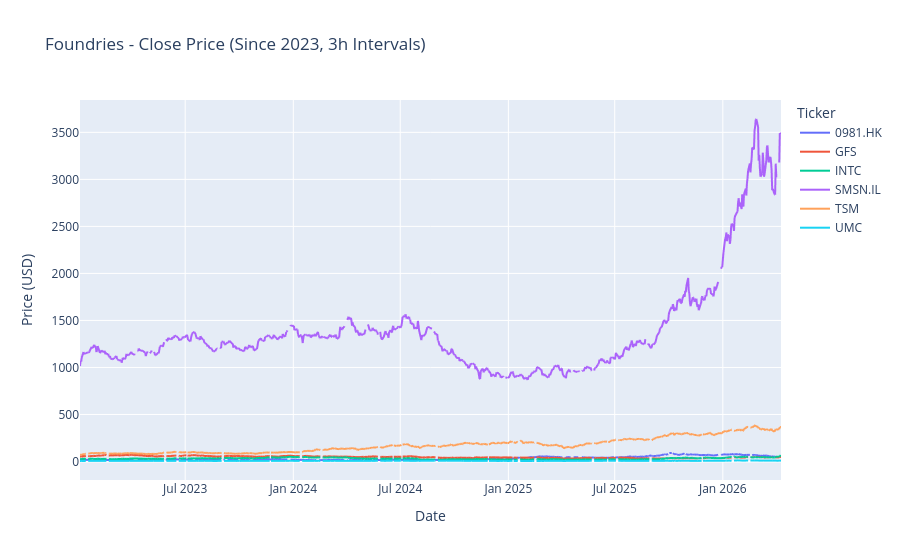
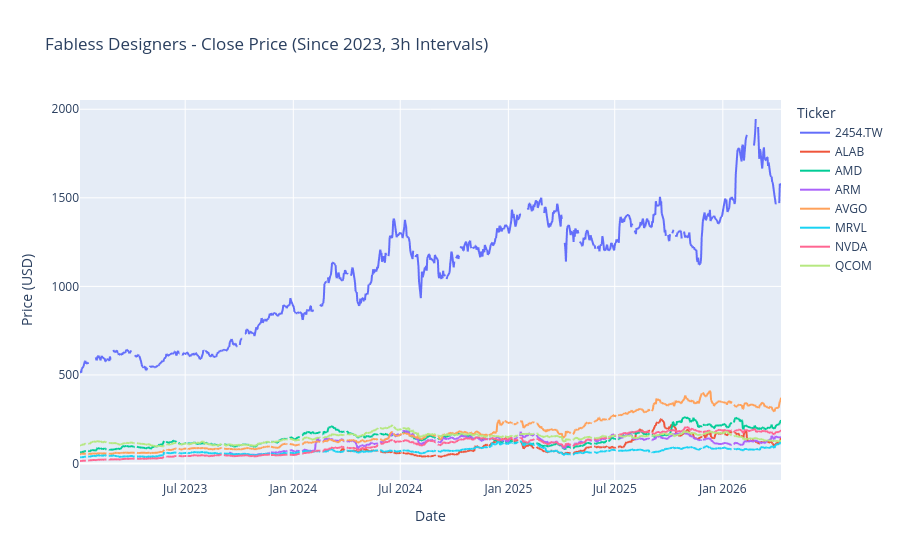
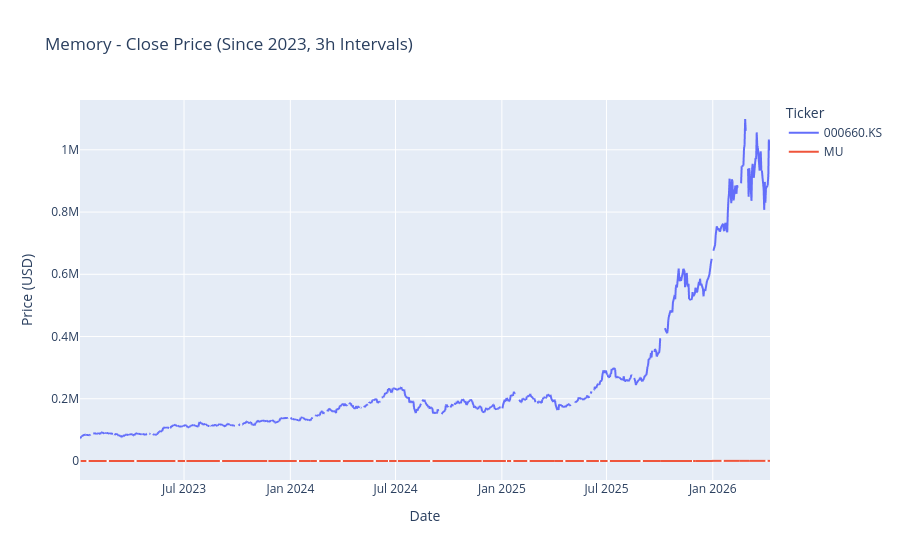
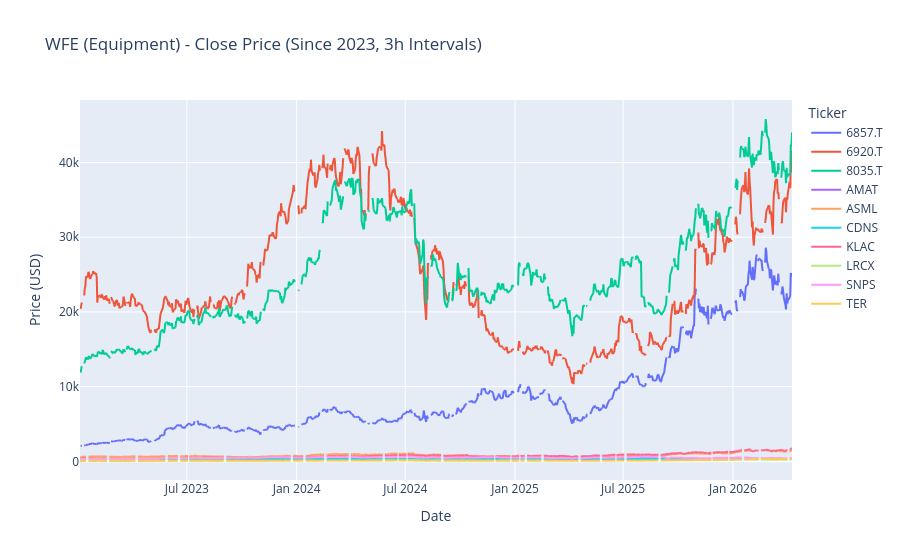

Here is the notebook cell these charts were saved with, in order:
### Code cell
# Download and visualize each sphere with 3h interval
for sphere_name, tickers_dict in spheres.items():
    data = yf.download(list(tickers_dict.keys()), start="2023-01-01", prepost=False, progress=False)['Close']
    
    fig = px.line(data.reset_index(), x='Date', y=data.columns,
                  title=f'{sphere_name} - Close Price (Since 2023, 3h Intervals)',
                  labels={'value': 'Close Price (USD)', 'variable': 'Ticker'})
    fig.update_layout(xaxis_title='Date', yaxis_title='Price (USD)')
    fig.show()

### Figure 1 — Plotly figure (JSON) as saved in the notebook; plotly's stock layout.template omitted (floating-point values rounded to 4 significant figures; data arrays with more than 128 entries replaced by an {"elided": "..."} marker saying what was removed)
{"data": [{"hovertemplate": "Ticker=0981.HK<br>Date=%{x}<br>Close Price (USD)=%{y}<extra></extra>", "legendgroup": "0981.HK", "line": {"color": "#636efa", "dash": "solid"}, "marker": {"symbol": "circle"}, "mode": "lines", "name": "0981.HK", "showlegend": true, "type": "scattergl", "x": {"elided": "844 str values"}, "xaxis": "x", "y": {"elided": "844 float values"}, "yaxis": "y"}, {"hovertemplate": "Ticker=GFS<br>Date=%{x}<br>Close Price (USD)=%{y}<extra></extra>", "legendgroup": "GFS", "line": {"color": "#EF553B", "dash": "solid"}, "marker": {"symbol": "circle"}, "mode": "lines", "name": "GFS", "showlegend": true, "type": "scattergl", "x": {"elided": "844 str values"}, "xaxis": "x", "y": {"elided": "844 float values"}, "yaxis": "y"}, {"hovertemplate": "Ticker=INTC<br>Date=%{x}<br>Close Price (USD)=%{y}<extra></extra>", "legendgroup": "INTC", "line": {"color": "#00cc96", "dash": "solid"}, "marker": {"symbol": "circle"}, "mode": "lines", "name": "INTC", "showlegend": true, "type": "scattergl", "x": {"elided": "844 str values"}, "xaxis": "x", "y": {"elided": "844 float values"}, "yaxis": "y"}, {"hovertemplate": "Ticker=SMSN.IL<br>Date=%{x}<br>Close Price (USD)=%{y}<extra></extra>", "legendgroup": "SMSN.IL", "line": {"color": "#ab63fa", "dash": "solid"}, "marker": {"symbol": "circle"}, "mode": "lines", "name": "SMSN.IL", "showlegend": true, "type": "scattergl", "x": {"elided": "844 str values"}, "xaxis": "x", "y": {"elided": "844 float values"}, "yaxis": "y"}, {"hovertemplate": "Ticker=TSM<br>Date=%{x}<br>Close Price (USD)=%{y}<extra></extra>", "legendgroup": "TSM", "line": {"color": "#FFA15A", "dash": "solid"}, "marker": {"symbol": "circle"}, "mode": "lines", "name": "TSM", "showlegend": true, "type": "scattergl", "x": {"elided": "844 str values"}, "xaxis": "x", "y": {"elided": "844 float values"}, "yaxis": "y"}, {"hovertemplate": "Ticker=UMC<br>Date=%{x}<br>Close Price (USD)=%{y}<extra></extra>", "legendgroup": "UMC", "line": {"color": "#19d3f3", "dash": "solid"}, "marker": {"symbol": "circle"}, "mode": "lines", "name": "UMC", "showlegend": true, "type": "scattergl", "x": {"elided": "844 str values"}, "xaxis": "x", "y": {"elided": "844 float values"}, "yaxis": "y"}], "layout": {"legend": {"title": {"text": "Ticker"}, "tracegroupgap": 0}, "title": {"text": "Foundries - Close Price (Since 2023, 3h Intervals)"}, "xaxis": {"anchor": "y", "domain": [0, 1], "title": {"text": "Date"}}, "yaxis": {"anchor": "x", "domain": [0, 1], "title": {"text": "Price (USD)"}}}}

### Figure 2 — Plotly figure (JSON) as saved in the notebook; plotly's stock layout.template omitted (floating-point values rounded to 4 significant figures; data arrays with more than 128 entries replaced by an {"elided": "..."} marker saying what was removed)
{"data": [{"hovertemplate": "Ticker=2454.TW<br>Date=%{x}<br>Close Price (USD)=%{y}<extra></extra>", "legendgroup": "2454.TW", "line": {"color": "#636efa", "dash": "solid"}, "marker": {"symbol": "circle"}, "mode": "lines", "name": "2454.TW", "showlegend": true, "type": "scattergl", "x": {"elided": "848 str values"}, "xaxis": "x", "y": {"elided": "848 float values"}, "yaxis": "y"}, {"hovertemplate": "Ticker=ALAB<br>Date=%{x}<br>Close Price (USD)=%{y}<extra></extra>", "legendgroup": "ALAB", "line": {"color": "#EF553B", "dash": "solid"}, "marker": {"symbol": "circle"}, "mode": "lines", "name": "ALAB", "showlegend": true, "type": "scattergl", "x": {"elided": "848 str values"}, "xaxis": "x", "y": {"elided": "848 float values"}, "yaxis": "y"}, {"hovertemplate": "Ticker=AMD<br>Date=%{x}<br>Close Price (USD)=%{y}<extra></extra>", "legendgroup": "AMD", "line": {"color": "#00cc96", "dash": "solid"}, "marker": {"symbol": "circle"}, "mode": "lines", "name": "AMD", "showlegend": true, "type": "scattergl", "x": {"elided": "848 str values"}, "xaxis": "x", "y": {"elided": "848 float values"}, "yaxis": "y"}, {"hovertemplate": "Ticker=ARM<br>Date=%{x}<br>Close Price (USD)=%{y}<extra></extra>", "legendgroup": "ARM", "line": {"color": "#ab63fa", "dash": "solid"}, "marker": {"symbol": "circle"}, "mode": "lines", "name": "ARM", "showlegend": true, "type": "scattergl", "x": {"elided": "848 str values"}, "xaxis": "x", "y": {"elided": "848 float values"}, "yaxis": "y"}, {"hovertemplate": "Ticker=AVGO<br>Date=%{x}<br>Close Price (USD)=%{y}<extra></extra>", "legendgroup": "AVGO", "line": {"color": "#FFA15A", "dash": "solid"}, "marker": {"symbol": "circle"}, "mode": "lines", "name": "AVGO", "showlegend": true, "type": "scattergl", "x": {"elided": "848 str values"}, "xaxis": "x", "y": {"elided": "848 float values"}, "yaxis": "y"}, {"hovertemplate": "Ticker=MRVL<br>Date=%{x}<br>Close Price (USD)=%{y}<extra></extra>", "legendgroup": "MRVL", "line": {"color": "#19d3f3", "dash": "solid"}, "marker": {"symbol": "circle"}, "mode": "lines", "name": "MRVL", "showlegend": true, "type": "scattergl", "x": {"elided": "848 str values"}, "xaxis": "x", "y": {"elided": "848 float values"}, "yaxis": "y"}, {"hovertemplate": "Ticker=NVDA<br>Date=%{x}<br>Close Price (USD)=%{y}<extra></extra>", "legendgroup": "NVDA", "line": {"color": "#FF6692", "dash": "solid"}, "marker": {"symbol": "circle"}, "mode": "lines", "name": "NVDA", "showlegend": true, "type": "scattergl", "x": {"elided": "848 str values"}, "xaxis": "x", "y": {"elided": "848 float values"}, "yaxis": "y"}, {"hovertemplate": "Ticker=QCOM<br>Date=%{x}<br>Close Price (USD)=%{y}<extra></extra>", "legendgroup": "QCOM", "line": {"color": "#B6E880", "dash": "solid"}, "marker": {"symbol": "circle"}, "mode": "lines", "name": "QCOM", "showlegend": true, "type": "scattergl", "x": {"elided": "848 str values"}, "xaxis": "x", "y": {"elided": "848 float values"}, "yaxis": "y"}], "layout": {"legend": {"title": {"text": "Ticker"}, "tracegroupgap": 0}, "title": {"text": "Fabless Designers - Close Price (Since 2023, 3h Intervals)"}, "xaxis": {"anchor": "y", "domain": [0, 1], "title": {"text": "Date"}}, "yaxis": {"anchor": "x", "domain": [0, 1], "title": {"text": "Price (USD)"}}}}

### Figure 3 — Plotly figure (JSON) as saved in the notebook; plotly's stock layout.template omitted (floating-point values rounded to 4 significant figures; data arrays with more than 128 entries replaced by an {"elided": "..."} marker saying what was removed)
{"data": [{"hovertemplate": "Ticker=000660.KS<br>Date=%{x}<br>Close Price (USD)=%{y}<extra></extra>", "legendgroup": "000660.KS", "line": {"color": "#636efa", "dash": "solid"}, "marker": {"symbol": "circle"}, "mode": "lines", "name": "000660.KS", "showlegend": true, "type": "scattergl", "x": {"elided": "847 str values"}, "xaxis": "x", "y": {"elided": "847 float values"}, "yaxis": "y"}, {"hovertemplate": "Ticker=MU<br>Date=%{x}<br>Close Price (USD)=%{y}<extra></extra>", "legendgroup": "MU", "line": {"color": "#EF553B", "dash": "solid"}, "marker": {"symbol": "circle"}, "mode": "lines", "name": "MU", "showlegend": true, "type": "scattergl", "x": {"elided": "847 str values"}, "xaxis": "x", "y": {"elided": "847 float values"}, "yaxis": "y"}], "layout": {"legend": {"title": {"text": "Ticker"}, "tracegroupgap": 0}, "title": {"text": "Memory - Close Price (Since 2023, 3h Intervals)"}, "xaxis": {"anchor": "y", "domain": [0, 1], "title": {"text": "Date"}}, "yaxis": {"anchor": "x", "domain": [0, 1], "title": {"text": "Price (USD)"}}}}

### Figure 4 — Plotly figure (JSON) as saved in the notebook; plotly's stock layout.template omitted (floating-point values rounded to 4 significant figures; data arrays with more than 128 entries replaced by an {"elided": "..."} marker saying what was removed)
{"data": [{"hovertemplate": "Ticker=6857.T<br>Date=%{x}<br>Close Price (USD)=%{y}<extra></extra>", "legendgroup": "6857.T", "line": {"color": "#636efa", "dash": "solid"}, "marker": {"symbol": "circle"}, "mode": "lines", "name": "6857.T", "showlegend": true, "type": "scattergl", "x": {"elided": "850 str values"}, "xaxis": "x", "y": {"elided": "850 float values"}, "yaxis": "y"}, {"hovertemplate": "Ticker=6920.T<br>Date=%{x}<br>Close Price (USD)=%{y}<extra></extra>", "legendgroup": "6920.T", "line": {"color": "#EF553B", "dash": "solid"}, "marker": {"symbol": "circle"}, "mode": "lines", "name": "6920.T", "showlegend": true, "type": "scattergl", "x": {"elided": "850 str values"}, "xaxis": "x", "y": {"elided": "850 float values"}, "yaxis": "y"}, {"hovertemplate": "Ticker=8035.T<br>Date=%{x}<br>Close Price (USD)=%{y}<extra></extra>", "legendgroup": "8035.T", "line": {"color": "#00cc96", "dash": "solid"}, "marker": {"symbol": "circle"}, "mode": "lines", "name": "8035.T", "showlegend": true, "type": "scattergl", "x": {"elided": "850 str values"}, "xaxis": "x", "y": {"elided": "850 float values"}, "yaxis": "y"}, {"hovertemplate": "Ticker=AMAT<br>Date=%{x}<br>Close Price (USD)=%{y}<extra></extra>", "legendgroup": "AMAT", "line": {"color": "#ab63fa", "dash": "solid"}, "marker": {"symbol": "circle"}, "mode": "lines", "name": "AMAT", "showlegend": true, "type": "scattergl", "x": {"elided": "850 str values"}, "xaxis": "x", "y": {"elided": "850 float values"}, "yaxis": "y"}, {"hovertemplate": "Ticker=ASML<br>Date=%{x}<br>Close Price (USD)=%{y}<extra></extra>", "legendgroup": "ASML", "line": {"color": "#FFA15A", "dash": "solid"}, "marker": {"symbol": "circle"}, "mode": "lines", "name": "ASML", "showlegend": true, "type": "scattergl", "x": {"elided": "850 str values"}, "xaxis": "x", "y": {"elided": "850 float values"}, "yaxis": "y"}, {"hovertemplate": "Ticker=CDNS<br>Date=%{x}<br>Close Price (USD)=%{y}<extra></extra>", "legendgroup": "CDNS", "line": {"color": "#19d3f3", "dash": "solid"}, "marker": {"symbol": "circle"}, "mode": "lines", "name": "CDNS", "showlegend": true, "type": "scattergl", "x": {"elided": "850 str values"}, "xaxis": "x", "y": {"elided": "850 float values"}, "yaxis": "y"}, {"hovertemplate": "Ticker=KLAC<br>Date=%{x}<br>Close Price (USD)=%{y}<extra></extra>", "legendgroup": "KLAC", "line": {"color": "#FF6692", "dash": "solid"}, "marker": {"symbol": "circle"}, "mode": "lines", "name": "KLAC", "showlegend": true, "type": "scattergl", "x": {"elided": "850 str values"}, "xaxis": "x", "y": {"elided": "850 float values"}, "yaxis": "y"}, {"hovertemplate": "Ticker=LRCX<br>Date=%{x}<br>Close Price (USD)=%{y}<extra></extra>", "legendgroup": "LRCX", "line": {"color": "#B6E880", "dash": "solid"}, "marker": {"symbol": "circle"}, "mode": "lines", "name": "LRCX", "showlegend": true, "type": "scattergl", "x": {"elided": "850 str values"}, "xaxis": "x", "y": {"elided": "850 float values"}, "yaxis": "y"}, {"hovertemplate": "Ticker=SNPS<br>Date=%{x}<br>Close Price (USD)=%{y}<extra></extra>", "legendgroup": "SNPS", "line": {"color": "#FF97FF", "dash": "solid"}, "marker": {"symbol": "circle"}, "mode": "lines", "name": "SNPS", "showlegend": true, "type": "scattergl", "x": {"elided": "850 str values"}, "xaxis": "x", "y": {"elided": "850 float values"}, "yaxis": "y"}, {"hovertemplate": "Ticker=TER<br>Date=%{x}<br>Close Price (USD)=%{y}<extra></extra>", "legendgroup": "TER", "line": {"color": "#FECB52", "dash": "solid"}, "marker": {"symbol": "circle"}, "mode": "lines", "name": "TER", "showlegend": true, "type": "scattergl", "x": {"elided": "850 str values"}, "xaxis": "x", "y": {"elided": "850 float values"}, "yaxis": "y"}], "layout": {"legend": {"title": {"text": "Ticker"}, "tracegroupgap": 0}, "title": {"text": "WFE (Equipment) - Close Price (Since 2023, 3h Intervals)"}, "xaxis": {"anchor": "y", "domain": [0, 1], "title": {"text": "Date"}}, "yaxis": {"anchor": "x", "domain": [0, 1], "title": {"text": "Price (USD)"}}}}
